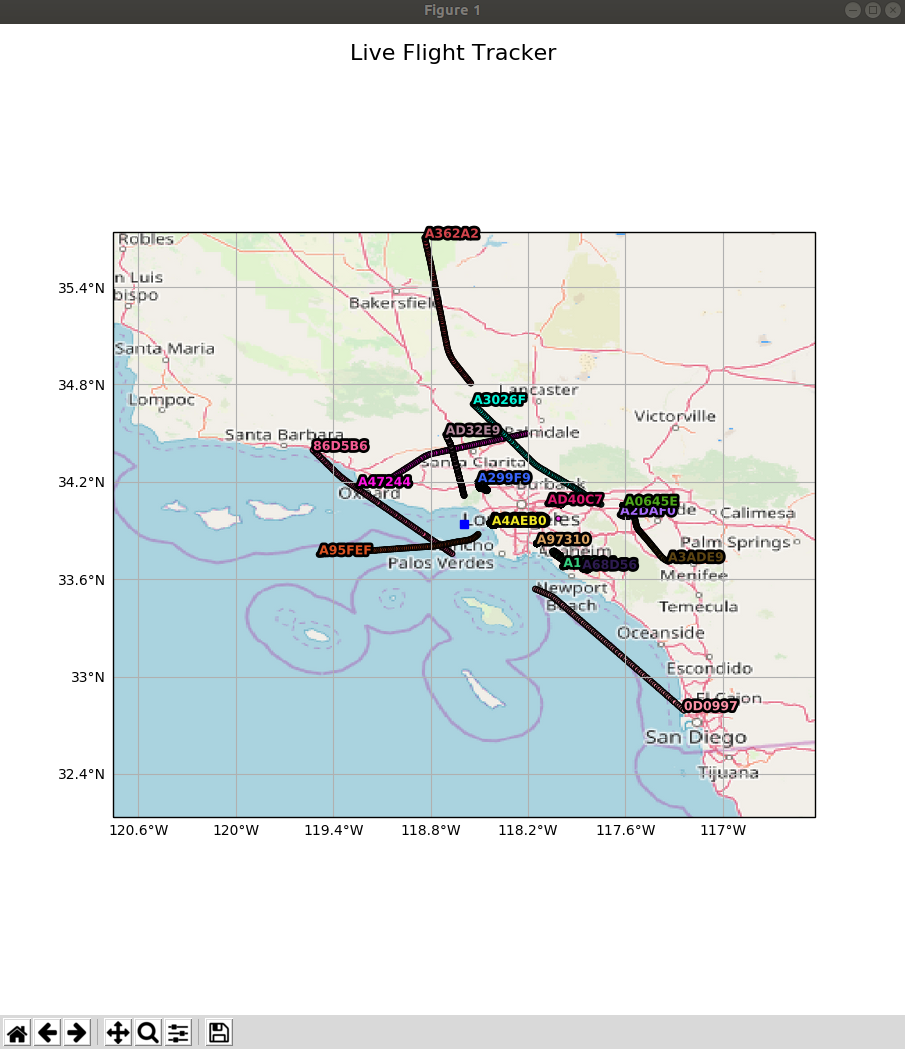

Write Python code to recreate this figure.
import random
import argparse
import requests
import matplotlib.pyplot as plt
from matplotlib import animation
import cartopy.crs as ccrs
from cartopy.io.img_tiles import OSM, GoogleTiles, Stamen
from cartopy.mpl.gridliner import LONGITUDE_FORMATTER, LATITUDE_FORMATTER
from geopy import Point
from geopy.distance import vincenty
import numpy as np
import random
import cartopy.feature as cpf

def create_map(long, lat, ext):
    # Create figure and ax with gridlines and formated axes
    projection = ccrs.PlateCarree()
    #tiles = GoogleTiles(style="only_streets")
    # Check if google tiles have fetched correctly
    # If note use OSM tiles
    tiles = OSM()
    #tiles = Stamen(style='toner')
    fig, ax = plt.subplots(figsize=(10, 10),
                           subplot_kw=dict(projection=projection))
    gl = ax.gridlines(draw_labels=True)
    gl.xlabels_top = False
    gl.ylabels_right = False
    gl.xformatter = LONGITUDE_FORMATTER
    gl.yformatter = LATITUDE_FORMATTER

    ax.set_extent(ext, projection)
    ax.add_image(tiles, 7, interpolation='spline36')
    ax.plot([long], [lat], 'bs')
    fig.suptitle('Live Flight Tracker', fontsize=16)
    track_flights = ax.scatter([], [], marker='o', c=[], s=14, alpha=.85, edgecolors = 'k')
    return fig, ax, track_flights

def update_flights(self, long, lat, dist, flight_list, fig, ax, track_flights):
    print('---------------------')

    global coords_list
    global color_list

    # Request fro AdsExchange API
    url = 'http://public-api.adsbexchange.com/VirtualRadar/AircraftList.json'
    payload = {'lat': lat, 'lng': long, 'fDstL': 0, 'fDstU': dist}
    r = requests.get(url, params=payload, headers={'Connection':'close'})
    if not r.status_code == 200:
        return track_flights, annotation_list
    js_str = r.json()

    # Check if call was correct
    if js_str['lastDv'] == str(-1):
        return track_flights, annotation_list

    # Clean annotation list
    for anot in annotation_list:
        anot.remove()
    annotation_list[:] = []

    # Get lat, long a name of all flights
    for flight in js_str['acList']:
        if not flight['Icao'] in flight_list:
            flight_list[flight['Icao']] = {'coords':[], 'postime':[], 'color':None, 'inimage':10}
            flight_list[flight['Icao']]['color'] = (random.uniform(0, 1), random.uniform(0, 1), random.uniform(0, 1))

        coords = (flight['Long'], flight['Lat'])
        icao = flight['Icao']
        postime = flight['PosTime']

        flight_list[icao]['inimage'] = 10

        if (len(flight_list[icao]['postime']) > 1 and
                int(flight_list[icao]['postime'][-1]) >= int(postime)):
                coords = flight_list[icao]['coords'][-1]
                postime = flight_list[icao]['postime'][-1]

        flight_list[icao]['coords'].append(coords)
        flight_list[icao]['postime'].append(postime)

        coords_list.append(flight_list[icao]['coords'][-1])
        color_list.append(flight_list[icao]['color'])

        anonnotation = ax.annotate(icao, xy=coords, fontsize=12,
                                   fontweight='bold', size=9,
                                   color=flight_list[icao]['color'])
        annotation_list.append(anonnotation)
    if not flight_list:
        return 

    uzipped_coords = [[*x] for x in zip(*coords_list)]
    data = np.array(uzipped_coords, dtype=object)
    data = np.transpose(data)

    track_flights.set_offsets(data)
    track_flights.set_facecolors(color_list)

    # Check if flight is still in image if not than delete it
    for key in flight_list.copy():
        flight_list[key]['inimage'] = flight_list[key]['inimage'] - 1
        if flight_list[key]['inimage'] < 1:
            print('{} removed'.format(key))
            for i in flight_list[key]['coords']:
                coords_list.remove(i)
            color_list = [col for col in color_list if col != flight_list[key]['color']]
            del flight_list[key]

    return track_flights, annotation_list


def create_extent(long, lat, dist):
    # Callculate gps coordinates for square around point of interest
    extent_north = vincenty(kilometers=dist).destination(Point(lat, long), 0).format_decimal()
    extent_east = vincenty(kilometers=dist).destination(Point(lat, long), 90).format_decimal()
    extent_south = vincenty(kilometers=dist).destination(Point(lat, long), 180).format_decimal()
    extent_west = vincenty(kilometers=dist).destination(Point(lat, long), 270).format_decimal()
    return [float(extent_west.split(',')[1]), float(extent_east.split(',')[1]),
            float(extent_south.split(',')[0]), float(extent_north.split(',')[0])]

if __name__ == '__main__':

    print("loading...")
    # Initialize the parser

    parser = argparse.ArgumentParser(description="Live Flight Tracker")
    parser.add_argument("latitude", type=float, help="Latitude of a observing point")
    parser.add_argument("longitude", type=float, help="Longitude of a observing point")
    parser.add_argument("-d", "--distance", type=int, default=150,
                        help="destination in km to cover from observing point")
    args = parser.parse_args()

    DISTKM = args.distance
    LATITUDE = args.latitude
    LONGITUDE = args.longitude

    print("Observing Long:{}, Lat:{} with range of {} km.".format(LONGITUDE, LATITUDE, DISTKM))

    EXTENT = create_extent(LONGITUDE, LATITUDE, DISTKM)
    figure, axes, track_flights = create_map(LONGITUDE, LATITUDE, EXTENT)

    # Create projection and tiles. See cartopy pckg for more info
    flight_list = {}
    coords_list = []
    color_list = []
    annotation_list = []

    # Update the plot every 2 seconds until close
    anim = animation.FuncAnimation(figure, update_flights, fargs=[LONGITUDE, LATITUDE, DISTKM, flight_list, figure, axes, track_flights], interval=2000, blit=False)
    try:
        plt.show()
    except ValueError:
        tiles = OSM()
